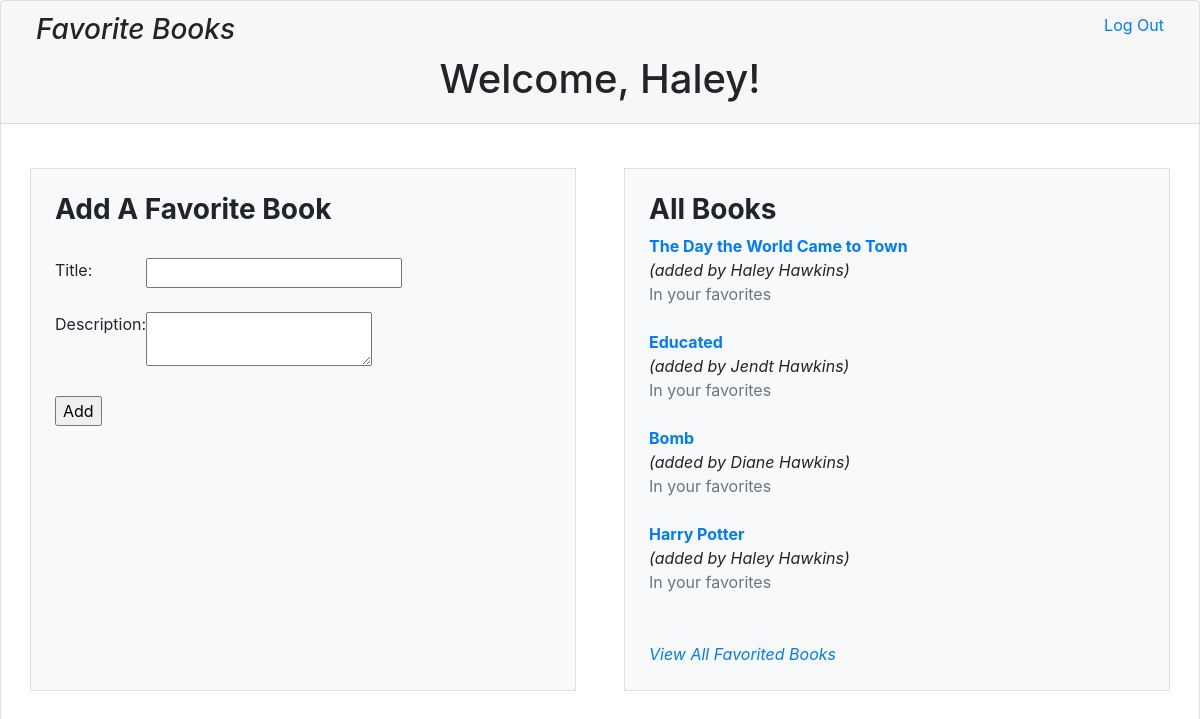
The page /success (signed in) on the database its author committed.
### book_app/models.py (models this page shows)
class User(models.Model):
    first_name = models.CharField(max_length=255)
    last_name = models.CharField(max_length=255)
    email = models.CharField(max_length=255)
    password = models.CharField(max_length=255)
    created_at = models.DateTimeField(auto_now_add = True)
    updated_at = models.DateTimeField(auto_now = True)
    objects = UserManager()

class Book(models.Model):
    title = models.CharField(max_length=255)
    description = models.TextField()
    uploaded_by = models.ForeignKey(User, related_name="books_uploaded", on_delete = models.CASCADE)
    liked_by = models.ManyToManyField(User, related_name="liked_books")
    created_at = models.DateTimeField(auto_now_add = True)
    updated_at = models.DateTimeField(auto_now = True)
    objects = BookManager()

### book_app/views.py (the view)
# urls.py: path('success', views.success),
def success(request):
    context={
        "all_books": Book.objects.all(),
        "user": User.objects.get(id=request.session['user_id']),
    }
    return render(request, 'all_books.html', context)

### book_app/templates/all_books.html (shortened to what this page needs)
<!DOCTYPE html>
<html lang="en">
<head>
    <link rel="stylesheet" href="https://stackpath.bootstrapcdn.com/bootstrap/4.3.1/css/bootstrap.min.css">
</head>
<body>
    <div class="card">
        <div class="card-header">
            <div class="col">
                <a href="/logout"  class="float-right">Log Out</a>
                <h3 class="font-italic">Favorite Books</h3>
            </div>
            <h1 class="text-center">Welcome, {{ user.first_name }}!</h1>
        </div>
        <div class="card-body">
            <div class="row">
                <div class="col p-4 bg-light m-4 border">
                    <h3 class="font-weight-bold">Add A Favorite Book</h3>
                    <form action="/add_book" method="post">
                        <br>
                        <p>
                            <label for="title">Title:</label>
                            <input name="title">
                        </p>
                        <br>
                        <p>
                            <label for="description">Description:</label>
                            <textarea name="description"></textarea>
                        </p>
                        <br>
                        <input type="submit" value="Add">
                    </form>
                </div>
                <div class="col p-4 bg-light m-4 border">
                    <h3 class="font-weight-bold">All Books</h3>
                    <div>
                        {% for book in all_books reversed %}
                            {% if user in book.liked_by.all %}
                                <a href="/book/{{ book.id }}" class="font-weight-bold">{{ book.title }}</a>
                                <p class="font-italic" class = "name">(added by {{ book.uploaded_by.first_name }} {{ book.uploaded_by.last_name }})</p>
                                <p class="text-muted">In your favorites</p>
                                <br>
                            {% endif %}
                        {% endfor %}
                        <br>
                        <a href="/favorites" class="font-italic">View All Favorited Books</a>
                    </div>
                </div>
            </div>
        </div>
    </div>
</body>
</html>

### book_app/templates/all_books.html (style rules this page uses)
form { display:table; }
p { display: table-row; }
label { display: table-cell; vertical-align: top; }
input { display: table-cell; }

### rows shown on the page
User: first_name "Haley"
Book: title "The Day the World Came to Town", uploaded_by.first_name "Haley", uploaded_by.last_name "Hawkins"
Book: title "Educated", uploaded_by.first_name "Jendt", uploaded_by.last_name "Hawkins"
Book: title "Bomb", uploaded_by.first_name "Diane", uploaded_by.last_name "Hawkins"
Book: title "Harry Potter", uploaded_by.first_name "Haley", uploaded_by.last_name "Hawkins"
